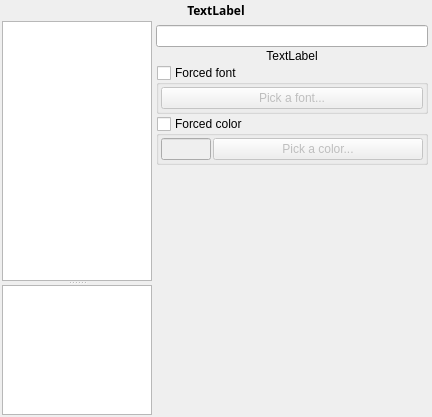
<ui version="4.0" >
 <author></author>
 <comment></comment>
 <exportmacro></exportmacro>
 <class>DetailedFontsSettings</class>
 <widget class="QWidget" name="DetailedFontsSettings" >
  <property name="geometry" >
   <rect>
    <x>0</x>
    <y>0</y>
    <width>432</width>
    <height>417</height>
   </rect>
  </property>
  <property name="windowTitle" >
   <string>Form</string>
  </property>
  <layout class="QGridLayout" >
   <property name="margin" >
    <number>2</number>
   </property>
   <property name="spacing" >
    <number>2</number>
   </property>
   <item rowspan="2" row="3" column="0" >
    <widget class="QSplitter" name="splitter" >
     <property name="sizePolicy" >
      <sizepolicy>
       <hsizetype>0</hsizetype>
       <vsizetype>7</vsizetype>
       <horstretch>0</horstretch>
       <verstretch>0</verstretch>
      </sizepolicy>
     </property>
     <property name="orientation" >
      <enum>Qt::Vertical</enum>
     </property>
     <widget class="QListWidget" name="listWidgetTokenTypes" >
      <property name="sizePolicy" >
       <sizepolicy>
        <hsizetype>7</hsizetype>
        <vsizetype>7</vsizetype>
        <horstretch>0</horstretch>
        <verstretch>2</verstretch>
       </sizepolicy>
      </property>
      <property name="maximumSize" >
       <size>
        <width>150</width>
        <height>16777215</height>
       </size>
      </property>
      <property name="spacing" >
       <number>0</number>
      </property>
      <property name="viewMode" >
       <enum>QListView::ListMode</enum>
      </property>
      <property name="currentRow" >
       <number>-1</number>
      </property>
     </widget>
     <widget class="QListWidget" name="listWidgetTokenArgs" >
      <property name="sizePolicy" >
       <sizepolicy>
        <hsizetype>7</hsizetype>
        <vsizetype>7</vsizetype>
        <horstretch>0</horstretch>
        <verstretch>1</verstretch>
       </sizepolicy>
      </property>
     </widget>
    </widget>
   </item>
   <item row="4" column="1" >
    <widget class="QFrame" name="frameFont" >
     <property name="sizePolicy" >
      <sizepolicy>
       <hsizetype>7</hsizetype>
       <vsizetype>5</vsizetype>
       <horstretch>0</horstretch>
       <verstretch>0</verstretch>
      </sizepolicy>
     </property>
     <property name="frameShape" >
      <enum>QFrame::NoFrame</enum>
     </property>
     <property name="frameShadow" >
      <enum>QFrame::Raised</enum>
     </property>
     <layout class="QGridLayout" >
      <property name="margin" >
       <number>2</number>
      </property>
      <property name="spacing" >
       <number>2</number>
      </property>
      <item row="2" column="0" >
       <widget class="QGroupBox" name="groupBoxForcedFont" >
        <property name="title" >
         <string>Forced font</string>
        </property>
        <property name="flat" >
         <bool>false</bool>
        </property>
        <property name="checkable" >
         <bool>true</bool>
        </property>
        <property name="checked" >
         <bool>false</bool>
        </property>
        <layout class="QGridLayout" >
         <property name="margin" >
          <number>2</number>
         </property>
         <property name="spacing" >
          <number>2</number>
         </property>
         <item rowspan="2" row="0" column="0" colspan="2" >
          <widget class="QPushButton" name="pushButtonFont" >
           <property name="text" >
            <string>Pick a font...</string>
           </property>
          </widget>
         </item>
        </layout>
       </widget>
      </item>
      <item row="3" column="0" >
       <widget class="QGroupBox" name="groupBoxForcedColor" >
        <property name="title" >
         <string>Forced color</string>
        </property>
        <property name="checkable" >
         <bool>true</bool>
        </property>
        <property name="checked" >
         <bool>false</bool>
        </property>
        <layout class="QGridLayout" >
         <property name="margin" >
          <number>2</number>
         </property>
         <property name="spacing" >
          <number>2</number>
         </property>
         <item row="0" column="2" >
          <widget class="QPushButton" name="pushButtonColor" >
           <property name="text" >
            <string>Pick a color...</string>
           </property>
          </widget>
         </item>
         <item row="0" column="1" >
          <widget class="QLineEdit" name="lineEditColor" >
           <property name="sizePolicy" >
            <sizepolicy>
             <hsizetype>0</hsizetype>
             <vsizetype>0</vsizetype>
             <horstretch>0</horstretch>
             <verstretch>0</verstretch>
            </sizepolicy>
           </property>
           <property name="maximumSize" >
            <size>
             <width>50</width>
             <height>16777215</height>
            </size>
           </property>
           <property name="readOnly" >
            <bool>true</bool>
           </property>
          </widget>
         </item>
        </layout>
       </widget>
      </item>
      <item row="4" column="0" >
       <spacer>
        <property name="orientation" >
         <enum>Qt::Vertical</enum>
        </property>
        <property name="sizeHint" >
         <size>
          <width>20</width>
          <height>40</height>
         </size>
        </property>
       </spacer>
      </item>
      <item row="0" column="0" >
       <widget class="QLineEdit" name="lineEditFont" />
      </item>
      <item row="1" column="0" >
       <widget class="QLabel" name="labelFont" >
        <property name="text" >
         <string>TextLabel</string>
        </property>
        <property name="alignment" >
         <set>Qt::AlignCenter</set>
        </property>
       </widget>
      </item>
     </layout>
    </widget>
   </item>
   <item row="3" column="1" >
    <widget class="QFrame" name="frameTextEdit" >
     <property name="sizePolicy" >
      <sizepolicy>
       <hsizetype>7</hsizetype>
       <vsizetype>5</vsizetype>
       <horstretch>1</horstretch>
       <verstretch>0</verstretch>
      </sizepolicy>
     </property>
     <property name="frameShape" >
      <enum>QFrame::NoFrame</enum>
     </property>
     <property name="frameShadow" >
      <enum>QFrame::Raised</enum>
     </property>
    </widget>
   </item>
   <item row="0" column="0" colspan="2" >
    <widget class="QLabel" name="labelTokenType" >
     <property name="font" >
      <font>
       <family>Sans Serif</family>
       <pointsize>9</pointsize>
       <weight>75</weight>
       <italic>false</italic>
       <bold>true</bold>
       <underline>false</underline>
       <strikeout>false</strikeout>
      </font>
     </property>
     <property name="text" >
      <string>TextLabel</string>
     </property>
     <property name="alignment" >
      <set>Qt::AlignCenter</set>
     </property>
    </widget>
   </item>
  </layout>
 </widget>
 <pixmapfunction></pixmapfunction>
 <resources/>
 <connections/>
</ui>
